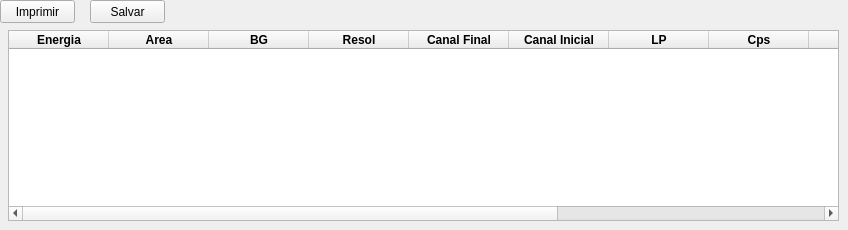
               <widget class="QWidget" name="tbResCalc">
                <attribute name="title">
                 <string>Resultado dos Cálculos</string>
                </attribute>
                <widget class="QPushButton" name="cmdImpRes">
                 <property name="geometry">
                  <rect>
                   <x>0</x>
                   <y>0</y>
                   <width>75</width>
                   <height>23</height>
                  </rect>
                 </property>
                 <property name="text">
                  <string>Imprimir</string>
                 </property>
                </widget>
                <widget class="QTableWidget" name="tableWidget">
                 <property name="geometry">
                  <rect>
                   <x>8</x>
                   <y>30</y>
                   <width>831</width>
                   <height>191</height>
                  </rect>
                 </property>
                 <property name="font">
                  <font>
                   <weight>75</weight>
                   <bold>true</bold>
                  </font>
                 </property>
                 <column>
                  <property name="text">
                   <string>Energia</string>
                  </property>
                 </column>
                 <column>
                  <property name="text">
                   <string>Area</string>
                  </property>
                 </column>
                 <column>
                  <property name="text">
                   <string>BG</string>
                  </property>
                 </column>
                 <column>
                  <property name="text">
                   <string>Resol</string>
                  </property>
                 </column>
                 <column>
                  <property name="text">
                   <string>Canal Final</string>
                  </property>
                 </column>
                 <column>
                  <property name="text">
                   <string>Canal Inicial</string>
                  </property>
                 </column>
                 <column>
                  <property name="text">
                   <string>LP</string>
                  </property>
                 </column>
                 <column>
                  <property name="text">
                   <string>Cps</string>
                  </property>
                 </column>
                 <column>
                  <property name="text">
                   <string>S%</string>
                  </property>
                 </column>
                 <column>
                  <property name="text">
                   <string>Elemento</string>
                  </property>
                 </column>
                 <column>
                  <property name="text">
                   <string>Meia Vida</string>
                  </property>
                 </column>
                 <column>
                  <property name="text">
                   <string>Massa Padrão</string>
                  </property>
                 </column>
                </widget>
                <widget class="QPushButton" name="cmdSalvaRes">
                 <property name="geometry">
                  <rect>
                   <x>90</x>
                   <y>0</y>
                   <width>75</width>
                   <height>23</height>
                  </rect>
                 </property>
                 <property name="text">
                  <string>Salvar</string>
                 </property>
                </widget>
               </widget>
